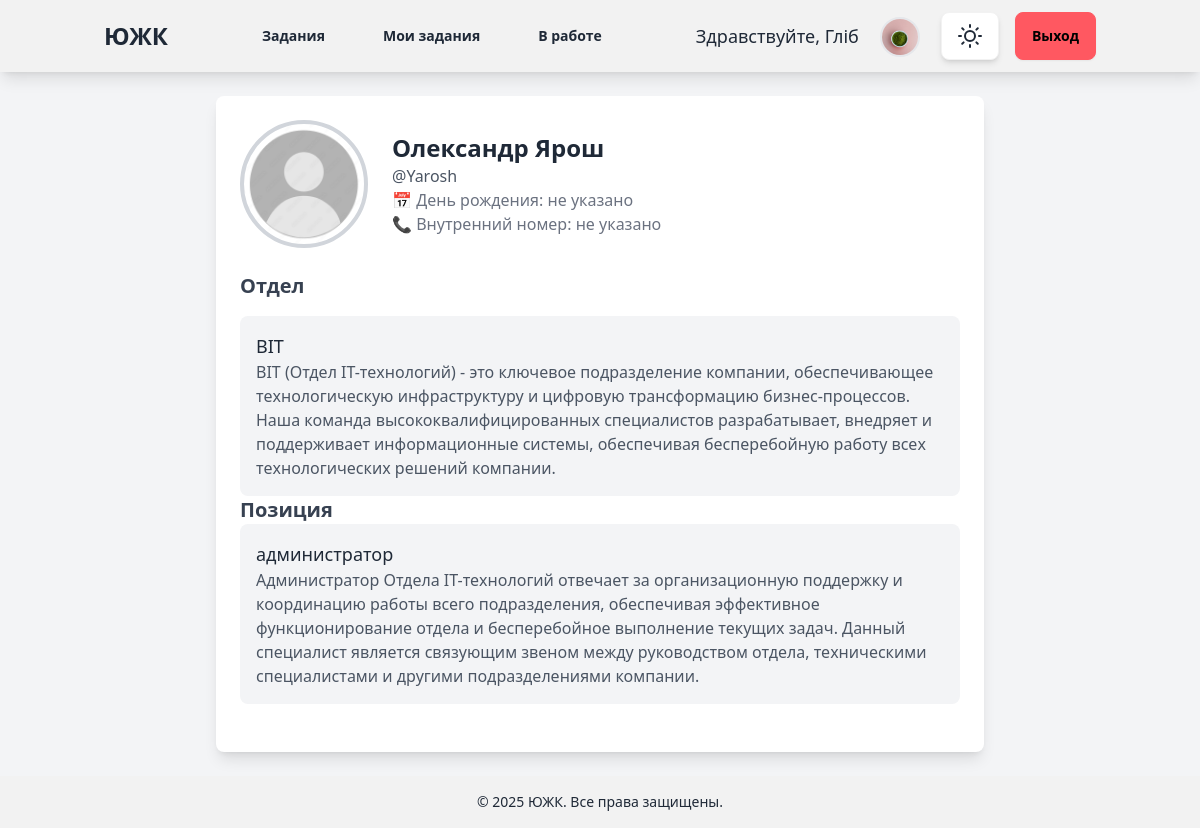
The app's page /account/profile/2/ (signed in), older data.
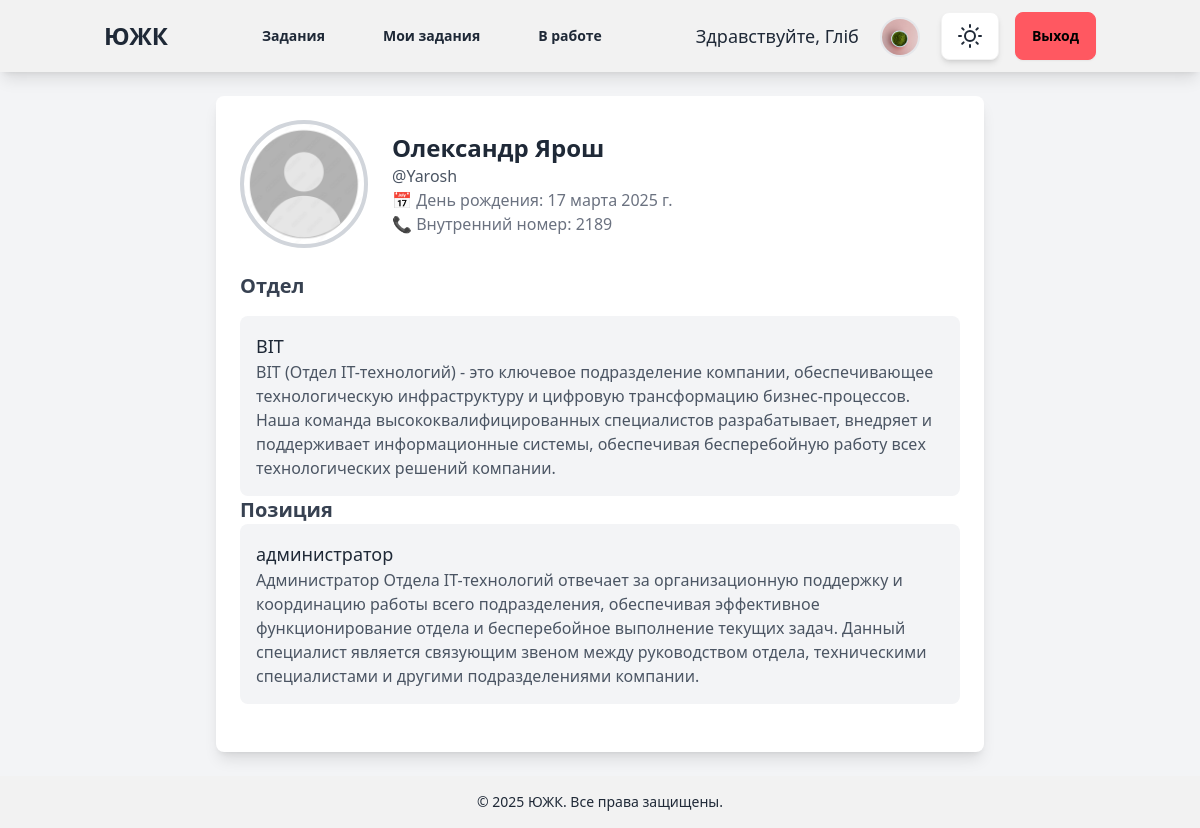
The same page, newer data.
### account/models.py (models this page shows, shortened)
class Profile(models.Model):
    user = models.OneToOneField(settings.AUTH_USER_MODEL, on_delete=models.CASCADE)
    date_of_birthday = models.DateField(blank=True, null=True)
    photo = models.ImageField(upload_to='users/%Y/%m/%d/', blank=True)
    number = models.CharField(max_length=10, blank=True, null=True)

class CustomUser(AbstractUser):
    department = models.ForeignKey(Department, on_delete=models.SET_NULL, null=True, blank=True)
    position = models.ForeignKey(Position, on_delete=models.SET_NULL, null=True, blank=True, related_name="users")

class Department(models.Model):
    name = models.CharField(max_length=80)
    location = models.CharField(max_length=80)
    description = models.TextField()
    created_at = models.DateTimeField(auto_now_add=True)
    updated_at = models.DateTimeField(auto_now=True)

class Position(models.Model):
    title = models.CharField(max_length=255, unique=True)
    department = models.ForeignKey(Department, on_delete=models.CASCADE, related_name="positions")
    description = models.TextField(blank=True, null=True)
    created_at = models.DateTimeField(auto_now_add=True)
    updated_at = models.DateTimeField(auto_now=True)

### account/views.py (the view)
# urls.py: path('profile/<int:profile_id>/', views.different_user_profile, name='different_user_profile'),
def different_user_profile(request, profile_id):
    profile = get_object_or_404(Profile, user_id=profile_id)
    return render(request, 'account/different_user_profile.html', {'profile': profile})

### templates/account/different_user_profile.html (shortened to what this page needs)
{% extends "blog/base.html" %}
{% block content %}
<div class="container mx-auto p-6">
    <div class="max-w-3xl mx-auto bg-white shadow-lg rounded-lg p-6">
        <div class="flex items-center space-x-6">
            {% if profile.photo %}
                <img src="{{ profile.photo.url }}" alt="Profile Picture"
                     class="w-32 h-32 rounded-full border-4 border-primary object-cover">
            {% else %}
                <img src="/media/tickets/def.png" alt="Default Profile Picture"
                     class="w-32 h-32 rounded-full border-4 border-gray-300 object-cover">
            {% endif %}
            <div>
                <h2 class="text-2xl font-bold text-gray-800">{{ profile.user.get_full_name }}</h2>
                <p class="text-gray-600">@{{ profile.user.username }}</p>
                <p class="text-gray-500">📅 День рождения: {{ profile.date_of_birthday|default:"не указано" }}</p>
                <p class="text-gray-500">📞 Внутренний номер: {{ profile.number|default:"не указано" }}</p>
            </div>
        </div>
        <div class="mt-6">
            <h3 class="text-xl font-semibold text-gray-700">Отдел</h3>
            <div class="mt-4 p-4 bg-gray-100 rounded-lg">
                <p class="text-lg font-medium text-secondary">{{ profile.user.department.name|default:"не указано" }}</p>
                <p class="text-gray-600">{{ profile.user.department.description|default:"Описание отдела отсутствует." }}</p>
            </div>
            <h3 class="text-xl font-semibold text-gray-700">Позиция</h3>
            <div class="p-4 bg-gray-100 rounded-lg">
                <p class="text-lg font-medium text-primary">{{ profile.user.position.title|default:"не указано" }}</p>
                <p class="text-gray-600">{{ profile.user.position.description|default:"Описание должности отсутствует." }}</p>
            </div>
        </div>
    </div>
</div>
{% endblock %}

Row changes from the older to the newer data that the page shows:
changed Profile "Олександр Ярош": date_of_birthday "не указано" → "17 марта 2025 г."; number "не указано" → "2189"
